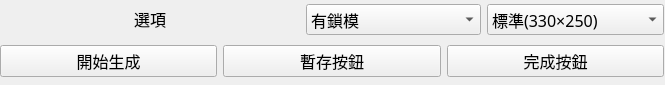
<?xml version="1.0" encoding="UTF-8"?>
<ui version="4.0">
 <class>Form</class>
 <widget class="QWidget" name="Form">
  <property name="geometry">
   <rect>
    <x>0</x>
    <y>0</y>
    <width>665</width>
    <height>85</height>
   </rect>
  </property>
  <property name="sizePolicy">
   <sizepolicy hsizetype="Maximum" vsizetype="Maximum">
    <horstretch>0</horstretch>
    <verstretch>0</verstretch>
   </sizepolicy>
  </property>
  <property name="minimumSize">
   <size>
    <width>665</width>
    <height>85</height>
   </size>
  </property>
  <property name="maximumSize">
   <size>
    <width>665</width>
    <height>85</height>
   </size>
  </property>
  <property name="windowTitle">
   <string>Form</string>
  </property>
  <widget class="QWidget" name="layoutWidget">
   <property name="geometry">
    <rect>
     <x>0</x>
     <y>0</y>
     <width>664</width>
     <height>82</height>
    </rect>
   </property>
   <layout class="QVBoxLayout" name="verticalLayout">
    <item>
     <layout class="QGridLayout" name="gridLayout_2">
      <item row="0" column="0">
       <widget class="QLabel" name="label_13">
        <property name="sizePolicy">
         <sizepolicy hsizetype="Minimum" vsizetype="Fixed">
          <horstretch>0</horstretch>
          <verstretch>0</verstretch>
         </sizepolicy>
        </property>
        <property name="minimumSize">
         <size>
          <width>300</width>
          <height>0</height>
         </size>
        </property>
        <property name="font">
         <font>
          <family>微軟正黑體</family>
          <pointsize>12</pointsize>
         </font>
        </property>
        <property name="text">
         <string>選項</string>
        </property>
        <property name="alignment">
         <set>Qt::AlignCenter</set>
        </property>
       </widget>
      </item>
      <item row="0" column="2" colspan="2">
       <widget class="QComboBox" name="slide_select">
        <property name="sizePolicy">
         <sizepolicy hsizetype="Minimum" vsizetype="Preferred">
          <horstretch>0</horstretch>
          <verstretch>0</verstretch>
         </sizepolicy>
        </property>
        <property name="minimumSize">
         <size>
          <width>175</width>
          <height>0</height>
         </size>
        </property>
        <property name="font">
         <font>
          <family>微軟正黑體</family>
          <pointsize>12</pointsize>
         </font>
        </property>
        <item>
         <property name="text">
          <string>標準(330×250)</string>
         </property>
        </item>
        <item>
         <property name="text">
          <string>標準加大I型(380×250)</string>
         </property>
        </item>
        <item>
         <property name="text">
          <string>標準加大II型(430×250)</string>
         </property>
        </item>
        <item>
         <property name="text">
          <string>特殊衝頭</string>
         </property>
        </item>
       </widget>
      </item>
      <item row="0" column="1">
       <widget class="QComboBox" name="slide_mold_locking">
        <property name="sizePolicy">
         <sizepolicy hsizetype="Minimum" vsizetype="Preferred">
          <horstretch>0</horstretch>
          <verstretch>0</verstretch>
         </sizepolicy>
        </property>
        <property name="minimumSize">
         <size>
          <width>175</width>
          <height>0</height>
         </size>
        </property>
        <property name="font">
         <font>
          <family>微軟正黑體</family>
          <pointsize>12</pointsize>
         </font>
        </property>
        <item>
         <property name="text">
          <string>有鎖模</string>
         </property>
        </item>
        <item>
         <property name="text">
          <string>無鎖模</string>
         </property>
        </item>
       </widget>
      </item>
     </layout>
    </item>
    <item>
     <layout class="QHBoxLayout" name="horizontalLayout">
      <item>
       <widget class="QPushButton" name="slide_create">
        <property name="font">
         <font>
          <family>微軟正黑體</family>
          <pointsize>12</pointsize>
         </font>
        </property>
        <property name="text">
         <string>開始生成</string>
        </property>
       </widget>
      </item>
      <item>
       <widget class="QPushButton" name="slide_save">
        <property name="font">
         <font>
          <family>微軟正黑體</family>
          <pointsize>12</pointsize>
         </font>
        </property>
        <property name="text">
         <string>暫存按鈕</string>
        </property>
       </widget>
      </item>
      <item>
       <widget class="QPushButton" name="slide_finish">
        <property name="font">
         <font>
          <family>微軟正黑體</family>
          <pointsize>12</pointsize>
         </font>
        </property>
        <property name="text">
         <string>完成按鈕</string>
        </property>
       </widget>
      </item>
     </layout>
    </item>
   </layout>
  </widget>
 </widget>
 <resources/>
 <connections/>
</ui>
